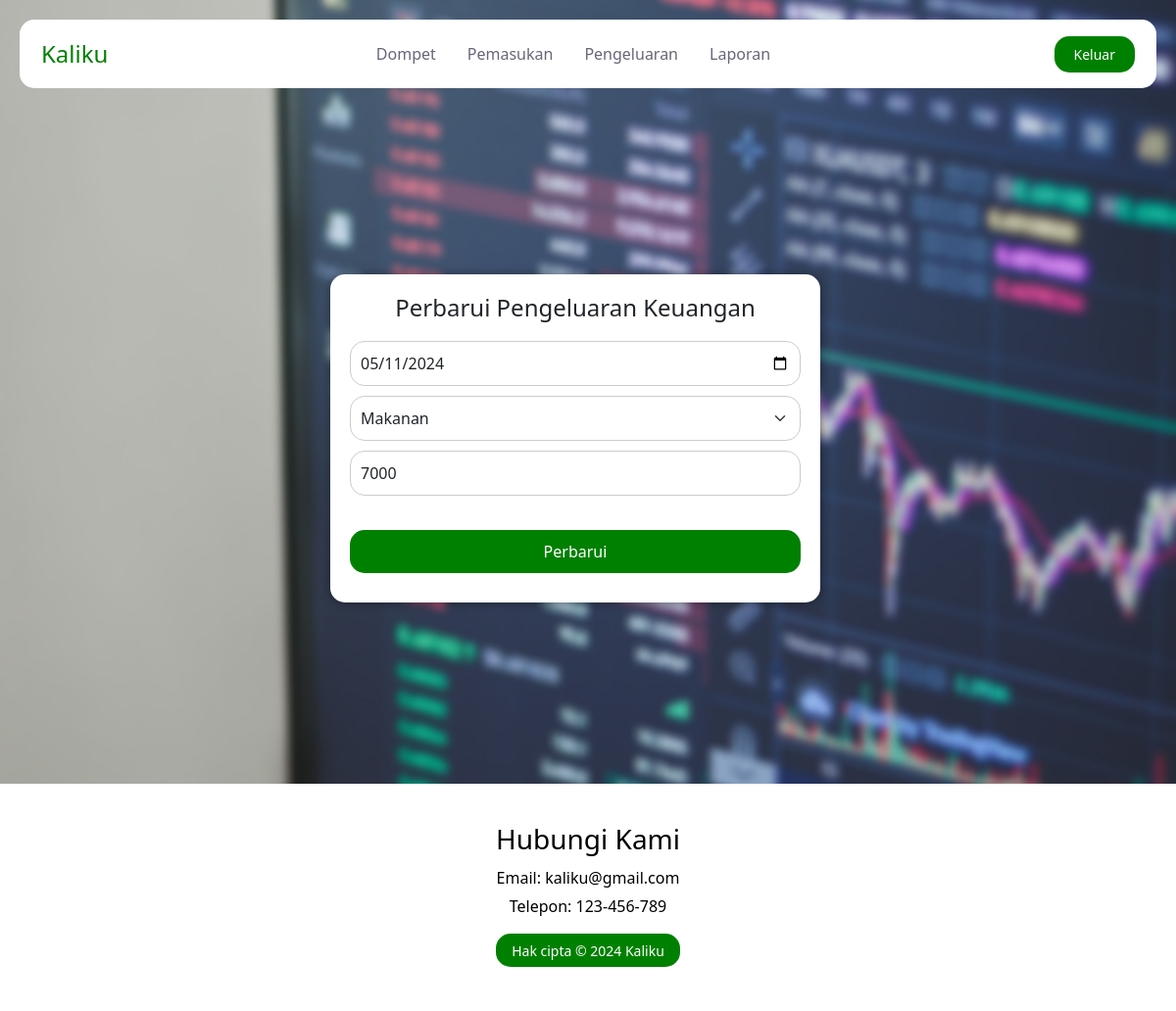
Screenshot of /edit_pengeluaran.php?id_pengeluaran=16 with the database file from the repository.
### tables this page shows
CREATE TABLE `pengeluaran` (
  `id_pengeluaran` int(11) NOT NULL,
  `id_user` int(11) NOT NULL,
  `tanggal` date NOT NULL,
  `sumber` varchar(50) NOT NULL,
  `jumlah` int(100) NOT NULL,
  `created_at` datetime NOT NULL DEFAULT current_timestamp()
);

### edit_pengeluaran.php (the view, shortened to what this page needs)
<?php
include "database/kaliku.php";
if (isset($_GET['id_pengeluaran'])) {
    $id_pengeluaran = $_GET['id_pengeluaran'];
    $sql = "SELECT * FROM pengeluaran WHERE id_pengeluaran = $id_pengeluaran";
    $result_pengeluaran = $db->query($sql);
    $row = mysqli_fetch_assoc($result_pengeluaran);
    $tanggal= $row ['tanggal'];
    $sumber= $row ['sumber'];
    $jumlah= $row ['jumlah'];
} else {
    echo "ID tidak tersedia.";
    exit();
}
?>
<!DOCTYPE html>
<html lang="en">
<head>
    <link href="https://cdn.jsdelivr.net/npm/bootstrap@5.3.3/dist/css/bootstrap.min.css" rel="stylesheet">
</head>
<body>
<nav class="navbar navbar-expand-lg fixed-top">
    <div class="container">
      <a class="navbar-brand me-auto" href="#">Kaliku</a>
      <div class="offcanvas offcanvas-end" tabindex="-1" id="offcanvasNavbar" aria-labelledby="offcanvasNavbarLabel">
        <div class="offcanvas-body">
          <ul class="navbar-nav justify-content-center flex-grow-1 pe-3">
            <li class="nav-item">
              <a class="nav-link mx-lg-2" aria-current="page" href="dashboard.php">Dompet</a>
            </li>
            <li class="nav-item">
              <a class="nav-link mx-lg-2" href="pemasukan.php">Pemasukan</a>
            </li>
            <li class="nav-item">
              <a class="nav-link mx-lg-2" href="pengeluaran.php">Pengeluaran</a>
            </li>
            <li class="nav-item">
              <a class="nav-link mx-lg-2" href="laporan.php">Laporan</a>
            </li>
          </ul>
        </div>
      </div>
      <a href="index.php" class="logout-button">Keluar</a>
    </div>
    </nav>
    <div class="container-pemasukan">
    <div class="container">
    <form action="edit_pengeluaran.php?id_pengeluaran=<?php echo $id_pengeluaran;?>" method="POST" class="sign-in-form">
      <h4>Perbarui Pengeluaran Keuangan</h4>
      <input type="date" name="tanggal" class="form-control" value="<?php echo $tanggal;?>">
      <select name="sumber" class="form-select" type="select">
                <optgroup label="Primer">
                <option value="Makanan" <?php if ($sumber == "Makanan") echo "selected"; ?>>Makanan</option>
            </optgroup>
      </select>
      <input type="number" name="jumlah" class="form-control" value="<?php echo $jumlah;?>">
      <button style="background-color: green; color: white;" type="submit" name="update" class="btn">Perbarui</button>
    </form>
    </div>
    </div>
    <footer>
    <div class="container-footer">
        <div class="footer-column">
        <h3>Hubungi Kami</h3>
        <ul>
            <li><a href="mailto:kaliku@gmail.com">Email: kaliku@gmail.com</a></li>
            <li><a href="tel:123-456-789">Telepon: 123-456-789</a></li>
        </ul>
        <div class="bottom-footer">
            <small>Hak cipta &copy; 2024 Kaliku</small>
        </div>
        </div>
    </div>
    </footer>
</body>
</html>

### edit_pengeluaran.php (style rules this page uses)
.navbar { background-color: white; height: 70px; margin: 20px; border-radius: 15px; padding: 0.5rem; }
.navbar-brand { font-weight: 500; color: green; font-size: 24px; transition: 0.3s color; }
.logout-button { background-color: green; color: white; font-size: 14px; padding: 8px 20px; border-radius: 15px; text-decoration: none; transition: 0.3s background-color; }
.nav-link { color: #666777; font-weight: 500; position: relative; }
@media (min-width: 991px) { .nav-link::before { content: ""; position: absolute; bottom: 0; left: 50%; transform: translateX(-50%); width: 0; height: 2px; background-color: green; visibility: hidden; transition: 0.3s ease-in-out; } }
.container-pemasukan { background: url(img/bg2.jpg) no-repeat center; background-size: cover; width: 100%; height: 100vh; display: flex; justify-content: center; align-items: center; }
.sign-in-form { margin-left: 295px; margin-top: 95px; z-index: 1; width: 500px; height: auto; background-color: #fff; padding: 20px; border-radius: 15px; box-shadow: 0 0 10px rgba(0, 0, 0, 0.4); }
.sign-in-form h4 { margin-top: 0; margin-bottom: 20px; text-align: center; }
.sign-in-form input[type="date"], .sign-in-form select[type="select"], .sign-in-form button, .sign-in-form input[type="number"] { width: 100%; padding: 10px; margin-bottom: 10px; border: 1px solid #ccc; border-radius: 15px; box-sizing: border-box; }
.sign-in-form button { background-color: green; color: #fff; border: none; cursor: pointer; }
.btn { margin-top: 25px; }
footer { background-color: white; color: black; padding: 20px 0; }
.container-footer { max-width: 1200px; margin: 0 auto; text-align: center; }
.footer-column { display: inline-block; text-align: center; }
.footer-column h3 { margin-top: 20px; margin-bottom: 10px; }
.footer-column ul { list-style-type: none; padding: 0; }
.footer-column ul li { margin-bottom: 5px; }
.footer-column ul li a { color: black; text-decoration: none; }
.footer-column small { color: white; }
.bottom-footer { margin-bottom: 25px; border-radius: 15px; padding: 5px; bottom: 0; background: green; }

### rows the page displays
pengeluaran: tanggal "05/11/2024", sumber "Makanan", jumlah "7000"
